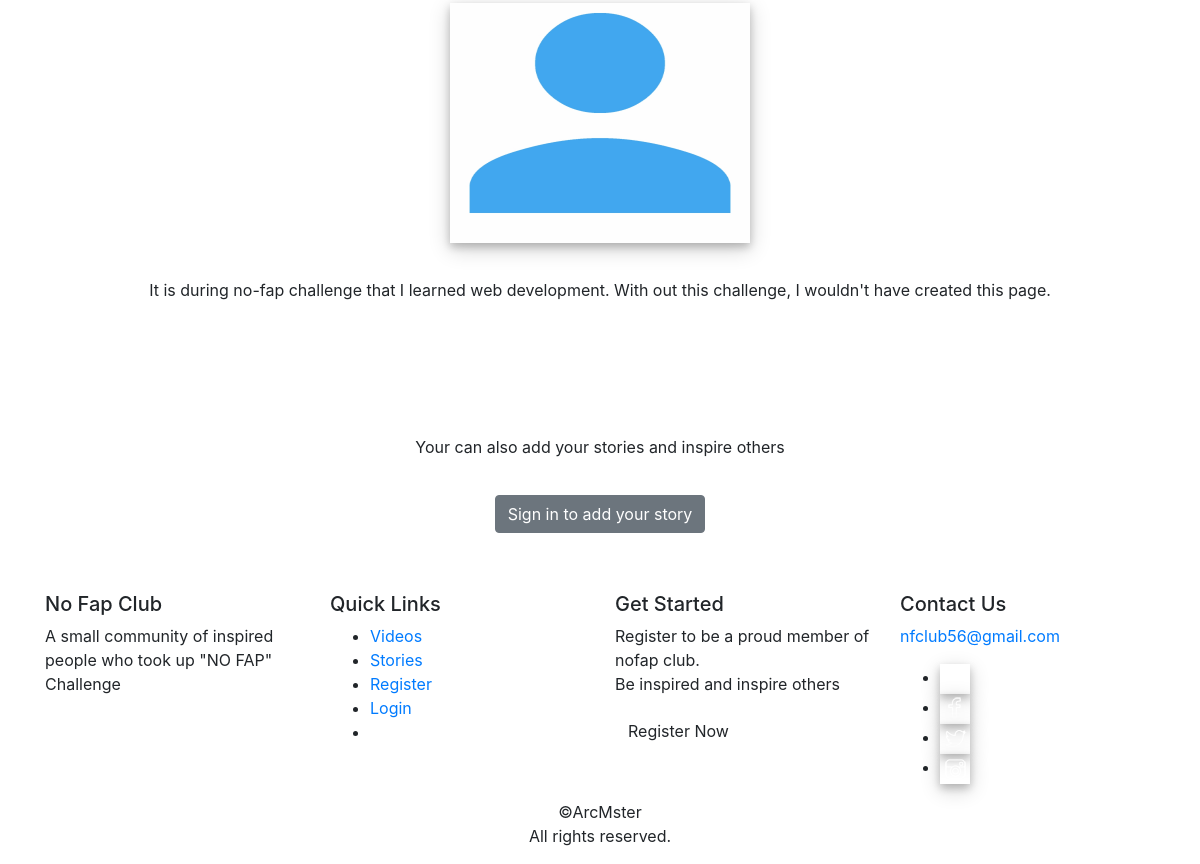
The app's page /stories (lower part), older data.
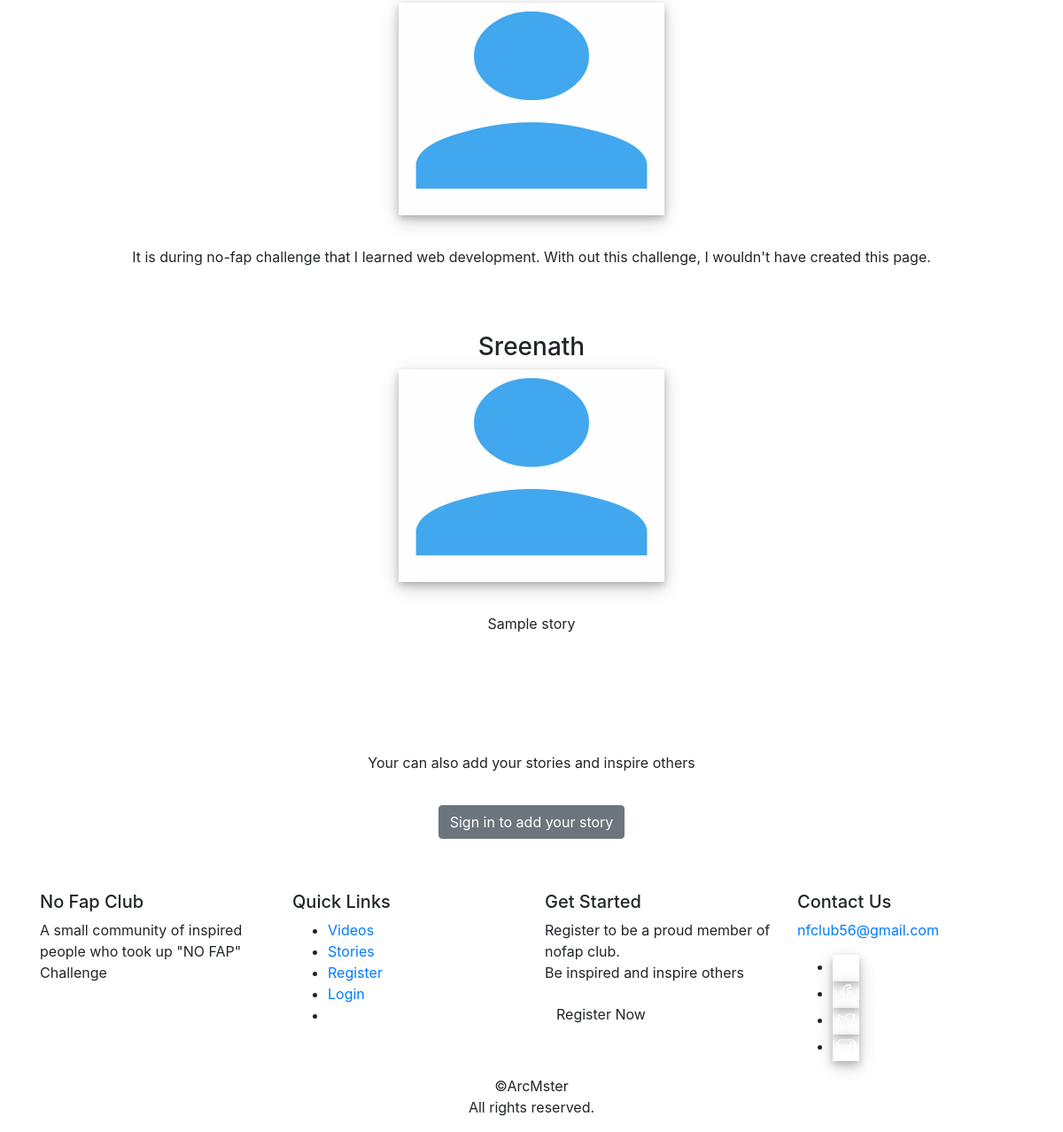
The same page, newer data.
### nfcapp/models.py (models this page shows, shortened)
class Stories(models.Model):
    name = models.CharField(max_length=30)
    story = RichTextField(blank=False)
    photo = models.ImageField(upload_to= 'media', default='media/default.png')

### nfcapp/views.py (the view)
# urls.py: path('stories',views.stories,name = 'stories'),
def stories(request):
    stories = Stories.objects.all()
    n=3
    return render(request,'stories.html',{'stories':stories,'n':n})

### Templates/stories.html (shortened to what this page needs)
{% extends 'base.html' %}
{% block content %}
{% load static %}
<link rel="stylesheet" href="{% static 'stories.css' %}" type="text/css" >
<div class="container-fluid" style="padding-top: 100px;">
    <div class="storyarea">
        {% for i in stories %}
        <div class="stories">
            <div class="story_content" style="margin-bottom: 50px;">
                <div class="story-heading">
                    <h3>
                        {{i.name}}
                    </h3>
                </div>
                <div class="story_image" style="padding-bottom: 3%;">
                    <img src= "{{i.photo.url}}" width="300" height="240">
                </div>
                <div class="story-body">
                    {{i.story}}
                </div>
            </div>
        </div>
        {% endfor %}
    </div>
</div>
<div class="page-content">
    Your can also add your stories and inspire others
</div>
<div class="container-fluid" style="text-align: center;">
    {% if user.is_authenticated %}
    <form action="add-story" method="POST">
        {% csrf_token %}
        <div class="form-group mx-sm-3 mb-2" id="user-story">
            <input type="text" class="form-control" name="name" placeholder="Your name"  style="margin-left: 20%; margin-right: 20%; width: 35%"> <br>
            <textarea class="form-control-lg" name="story" placeholder="Your story" rows = "3" style="width: 60%; height: 200%;"></textarea> <br><br>
            <input type="submit" class="button" value="Share story">
        </div>
    </form>
    {% else %}
        <button class="btn btn-secondary" onclick="location.href = '/login'" style="margin-bottom: 5%;">Sign in to add your story</button>
    {% endif %}
</div>
{% endblock %}

Row changes from the older to the newer data that the page shows:
added Stories: name "Sreenath", photo (placeholder picture), story "Sample story"
